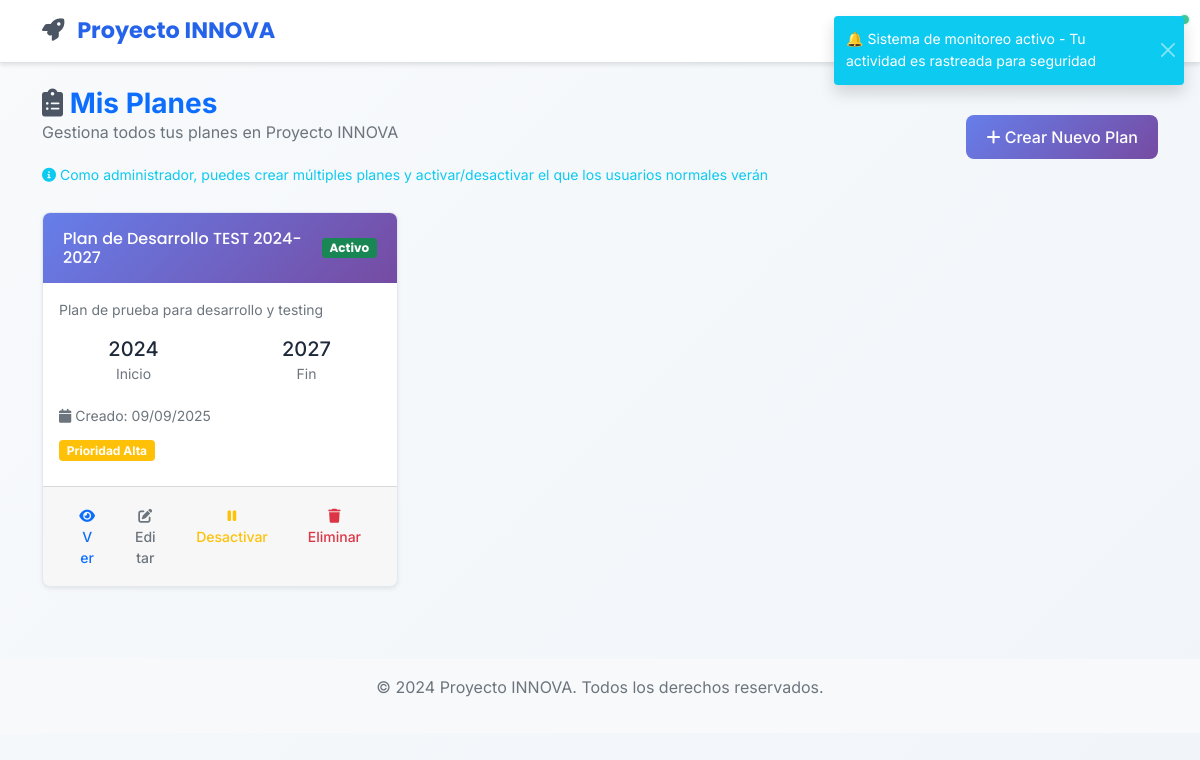
The app's page /planes/ (signed in) with its own data.
### app/models/plan_desarrollo.py (models this page shows, shortened)
class PlanDesarrollo(db.Model):
    __tablename__ = 'planes_desarrollo'
    id = db.Column(db.Integer, primary_key=True)
    titulo = db.Column(db.String(200), nullable=False)
    descripcion = db.Column(db.Text)
    anio_inicio = db.Column(db.Integer, nullable=False)
    anio_fin = db.Column(db.Integer, nullable=False)
    estado = db.Column(db.String(20), default='borrador')  # borrador, activo, finalizado, cancelado
    municipio_id = db.Column(db.Integer, db.ForeignKey('users.id'), nullable=False)
    municipio = db.relationship('User', backref=db.backref('planes_desarrollo', lazy=True))
    created_at = db.Column(db.DateTime, default=ahora_utc)
    updated_at = db.Column(db.DateTime, default=ahora_utc, onupdate=ahora_utc)
    presupuesto_total = db.Column(db.Float, default=0.0)
    prioridad = db.Column(db.String(20), default='media')  # baja, media, alta, critica
    @classmethod
    def filtro_visibilidad(cls, usuario):
        from app.models.user import User
        return cls.municipio.has(
            db.and_(
                User.municipality == usuario.municipality,
                User.department == usuario.department,
            )
        )
    @classmethod
    def visibles_para(cls, usuario):
        return cls.query.filter(cls.filtro_visibilidad(usuario))

### app/views/planes.py (the view)
@planes_bp.route('/')
@login_required
def index():
    planes = PlanDesarrollo.visibles_para(current_user).order_by(
        PlanDesarrollo.estado.desc(),        # los activos primero
        PlanDesarrollo.created_at.desc(),
    ).all()
    mostrar_todos = current_user.is_admin() or current_user.is_editor()
    return render_template('planes/index.html', title='Mis Planes de Desarrollo',
                         planes=planes, mostrar_todos=mostrar_todos)

### app/models/user.py (called while the page is built)
    def is_admin(self):
        if self.active_roles:
            admin_names = ['admin', 'administrador']
            return any(ur.role.name.lower() in admin_names for ur in self.active_roles)
        return self.legacy_role == 'admin'

### app/templates/planes/index.html (shortened to what this page needs)
{% extends "base.html" %}
{% block content %}
<div class="row mb-4">
    <div class="col-12">
        <div class="d-flex justify-content-between align-items-center">
            <div>
                <h1 class="h3 mb-0 text-primary fw-bold">
                    <i class="fas fa-clipboard-list text-secondary"></i>
                    {% if mostrar_todos %}Mis Planes{% else %}Plan de Desarrollo{% endif %}
                </h1>
                <p class="text-muted">
                    {% if mostrar_todos %}
                    Gestiona todos tus planes en Proyecto INNOVA
                    {% else %}
                    Plan actualmente activo para trabajar en Proyecto INNOVA
                    {% endif %}
                </p>
                {% if mostrar_todos %}
                <div class="mt-2">
                    <small class="text-info">
                        <i class="fas fa-info-circle"></i>
                        Como administrador, puedes crear múltiples planes y activar/desactivar el que los usuarios normales verán
                    </small>
                </div>
                {% endif %}
            </div>
            {% if mostrar_todos %}
            <a href="{{ url_for('planes.crear') }}" class="btn btn-primary">
                <i class="fas fa-plus"></i> Crear Nuevo Plan
            </a>
            {% endif %}
        </div>
    </div>
</div>
{% if planes %}
<div class="row">
    {% for plan in planes %}
    <div class="col-md-6 col-lg-4 mb-4">
        <div class="card h-100 shadow-sm">
            <div class="card-header">
                <div class="d-flex justify-content-between align-items-center">
                    <h6 class="mb-0">{{ plan.titulo }}</h6>
                    <span class="badge bg-{{ 'success' if plan.estado == 'activo' else 'warning' }}">
                        {{ plan.estado.title() }}
                    </span>
                </div>
            </div>
            <div class="card-body">
                <p class="card-text text-muted small">
                    {{ plan.descripcion|truncate(100) if plan.descripcion else 'Sin descripción' }}
                </p>
                <div class="row text-center mb-3">
                    <div class="col-6">
                        <div class="h5 mb-0">{{ plan.anio_inicio }}</div>
                        <small class="text-muted">Inicio</small>
                    </div>
                    <div class="col-6">
                        <div class="h5 mb-0">{{ plan.anio_fin }}</div>
                        <small class="text-muted">Fin</small>
                    </div>
                </div>
                <div class="mb-2">
                    <small class="text-muted">
                        <i class="fas fa-calendar"></i>
                        Creado: {{ plan.created_at.strftime('%d/%m/%Y') }}
                    </small>
                </div>
                {% if plan.prioridad %}
                <div class="mb-2">
                    <span class="badge bg-{{ 'danger' if plan.prioridad == 'critica' else 'warning' if plan.prioridad == 'alta' else 'info' }}">
                        Prioridad {{ plan.prioridad.title() }}
                    </span>
                </div>
                {% endif %}
            </div>
            <div class="card-footer">
                <div class="btn-group w-100" role="group">
                    <a href="{{ url_for('planes.ver', plan_id=plan.id) }}" class="btn btn-outline-primary btn-sm">
                        <i class="fas fa-eye"></i> Ver
                    </a>
                    {% if mostrar_todos %}
                    <a href="{{ url_for('planes.editar', plan_id=plan.id) }}" class="btn btn-outline-secondary btn-sm">
                        <i class="fas fa-edit"></i> Editar
                    </a>
                    {% if plan.estado == 'activo' %}
                    <form method="POST" action="{{ url_for('planes.desactivar_plan', plan_id=plan.id) }}" style="display: inline;">
                        <button type="submit" class="btn btn-outline-warning btn-sm"
                                onclick="return confirm('¿Desactivar este plan? Los usuarios normales ya no lo verán.')">
                            <i class="fas fa-pause"></i> Desactivar
                        </button>
                    </form>
                    {% endif %}
                    <form method="POST" action="{{ url_for('planes.eliminar', plan_id=plan.id) }}" style="display: inline;" id="form-eliminar-{{ plan.id }}">
                        <button type="submit" class="btn btn-outline-danger btn-sm"
                                onclick="return confirm('¿Estás seguro de que deseas eliminar el plan \"{{ plan.titulo }}\"? Esta acción no se puede deshacer.')">
                            <i class="fas fa-trash"></i> Eliminar
                        </button>
                    </form>
                    {% else %}
                    <span class="btn btn-outline-info btn-sm disabled">
                        <i class="fas fa-info-circle"></i> Plan Actual
                    </span>
                    {% endif %}
                </div>
            </div>
        </div>
    </div>
    {% endfor %}
</div>
{% endif %}
{% endblock %}

### app/static/css/style.css (style rules this page uses)
:root { --primary-color: #2563eb; --primary-dark: #1d4ed8; --primary-light: #3b82f6; --secondary-color: #64748b; --success-color: #10b981; --warning-color: #f59e0b; --danger-color: #ef4444; --info-color: #06b6d4; --bg-primary: #ffffff; --bg-secondary: #f8fafc; --bg-tertiary: #f1f5f9; --bg-gradient: linear-gradient(135deg, #667eea 0%, #764ba2 100%); --text-primary: #1e293b; --text-secondary: #64748b; --text-muted: #94a3b8; --border-color: #e2e8f0; --shadow: 0 1px 3px 0 rgba(0, 0, 0, 0.1), 0 1px 2px 0 rgba(0, 0, 0, 0.06); --shadow-lg: 0 10px 15px -3px rgba(0, 0, 0, 0.1), 0 4px 6px -2px rgba(0, 0, 0, 0.05); --border-radius: 8px; --border-radius-lg: 12px; }
body { background: linear-gradient(135deg, #f8fafc 0%, #f1f5f9 100%); min-height: 100vh; font-family: 'Inter', -apple-system, BlinkMacSystemFont, 'Segoe UI', Roboto, sans-serif; color: var(--text-primary); line-height: 1.6; }
.card { border: 1px solid var(--border-color); border-radius: var(--border-radius); box-shadow: var(--shadow); background: var(--bg-primary); transition: all 0.3s ease; overflow: hidden; }
.card-header { background: var(--primary-color); color: white; border: none; font-family: 'Poppins', sans-serif; font-weight: 600; padding: 1rem 1.25rem; }
.card-body { background: var(--bg-primary); }
.btn { border-radius: var(--border-radius); font-family: 'Inter', sans-serif; font-weight: 500; padding: 0.625rem 1.25rem; transition: all 0.2s ease; border: none; position: relative; overflow: hidden; }
.btn-primary { background: var(--primary-color); color: white; }
.btn-primary { background: linear-gradient(135deg, #667eea 0%, #764ba2 100%); color: white; position: relative; overflow: hidden; }
.btn-primary::before { content: ''; position: absolute; top: 0; left: -100%; width: 100%; height: 100%; background: linear-gradient(90deg, transparent, rgba(255, 255, 255, 0.2), transparent); transition: left 0.5s; }
.card-header { background: linear-gradient(135deg, #667eea 0%, #764ba2 100%); color: white; border: none; font-family: 'Poppins', sans-serif; font-weight: 600; padding: 1rem 1.25rem; position: relative; overflow: hidden; }
.card-header::before { content: ''; position: absolute; top: 0; left: -100%; width: 100%; height: 100%; background: linear-gradient(90deg, transparent, rgba(255, 255, 255, 0.1), transparent); transition: left 0.7s; }
.text-secondary { color: #4b5563 !important; }

### records on screen
PlanDesarrollo: titulo "Plan de Desarrollo TEST 2024-2027", estado "Activo", descripcion "Plan de prueba para desarrollo y testing", anio_inicio "2024", anio_fin "2027", created_at "09/09/2025", prioridad "Alta"
